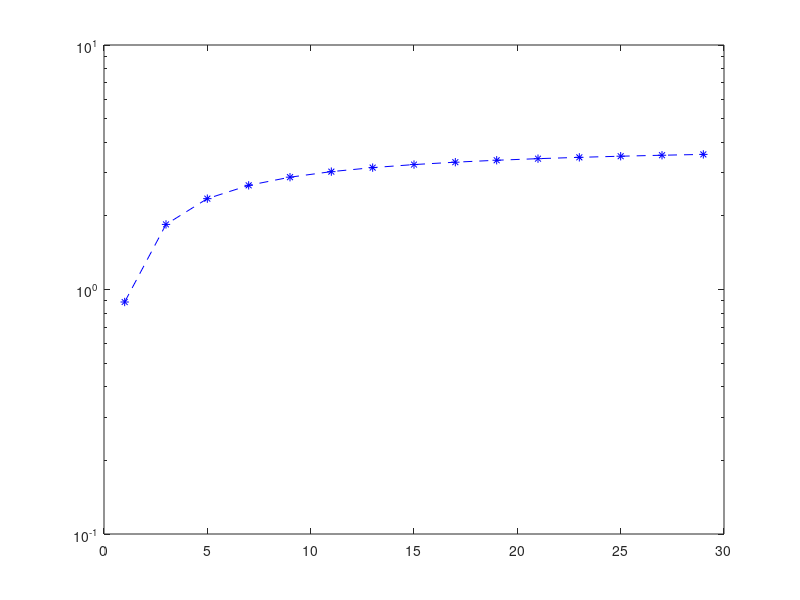

This figure's MATLAB source: (Note: this script raises an error after producing the figure.)
grid on;
bitsPerSubCarrier=4;
K=4;
filterLen=43;
NCP=43;
numFFT=1024;
S=[1:2:30]
%fbmc
z=S*bitsPerSubCarrier*10;
i=(S+K-0.5)*10;
seFBMC=z./i;
semilogy(S,seFBMC,'--*b')
%ufmc
hold on
a=bitsPerSubCarrier*numFFT*S;
b=(numFFT+filterLen-1)*S;
seUFMC=a./b;
semilogy(S,seUFMC,'--Or')
%ofdm
hold on
q=bitsPerSubCarrier*numFFT*S;
r=(numFFT+NCP)*S;
seOFDM=q./r;
semilogy(S,seOFDM,'--*y')


legend('FBMC','UFMC','OFDM','Location','SouthEast')
    title('Spectral Efficiency-FBMC vs UFMC vs OFDM')
    xlabel('Duration of Burst[ms]')
    ylabel('Spectral Efficiency [b/s/Hz] for m=4')
    grid on
    hold off
return ;